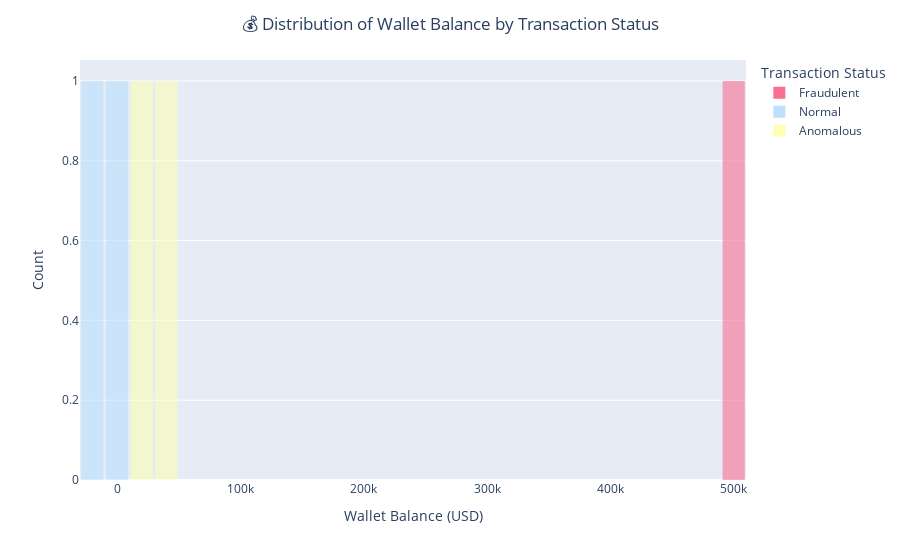

Notebook cell for this chart:
### Code cell
wallet_balance_by_category(df)

### Figure 1 — Plotly figure (JSON) as saved in the notebook; plotly's stock layout.template omitted (floating-point values rounded to 4 significant figures)
{"data": [{"alignmentgroup": "True", "bingroup": "x", "hovertemplate": "status=Fraudulent<br>wallet_balance=%{x}<br>count=%{y}<extra></extra>", "legendgroup": "Fraudulent", "marker": {"color": "#fb6f92", "opacity": 0.6, "pattern": {"shape": ""}}, "name": "Fraudulent", "nbinsx": 30, "offsetgroup": "Fraudulent", "orientation": "v", "showlegend": true, "type": "histogram", "x": [500000], "xaxis": "x", "yaxis": "y"}, {"alignmentgroup": "True", "bingroup": "x", "hovertemplate": "status=Normal<br>wallet_balance=%{x}<br>count=%{y}<extra></extra>", "legendgroup": "Normal", "marker": {"color": "#bde0fe", "opacity": 0.6, "pattern": {"shape": ""}}, "name": "Normal", "nbinsx": 30, "offsetgroup": "Normal", "orientation": "v", "showlegend": true, "type": "histogram", "x": [1, -10880.0], "xaxis": "x", "yaxis": "y"}, {"alignmentgroup": "True", "bingroup": "x", "hovertemplate": "status=Anomalous<br>wallet_balance=%{x}<br>count=%{y}<extra></extra>", "legendgroup": "Anomalous", "marker": {"color": "#fdffb6", "opacity": 0.6, "pattern": {"shape": ""}}, "name": "Anomalous", "nbinsx": 30, "offsetgroup": "Anomalous", "orientation": "v", "showlegend": true, "type": "histogram", "x": [36460.0, 10370.0], "xaxis": "x", "yaxis": "y"}], "layout": {"bargap": 0.1, "barmode": "overlay", "legend": {"title": {"text": "Transaction Status"}, "tracegroupgap": 0}, "margin": {"t": 60}, "title": {"text": "💰 Distribution of Wallet Balance by Transaction Status", "x": 0.5}, "xaxis": {"anchor": "y", "domain": [0, 1], "title": {"text": "Wallet Balance (USD)"}}, "yaxis": {"anchor": "x", "domain": [0, 1], "title": {"text": "Count"}}}}
